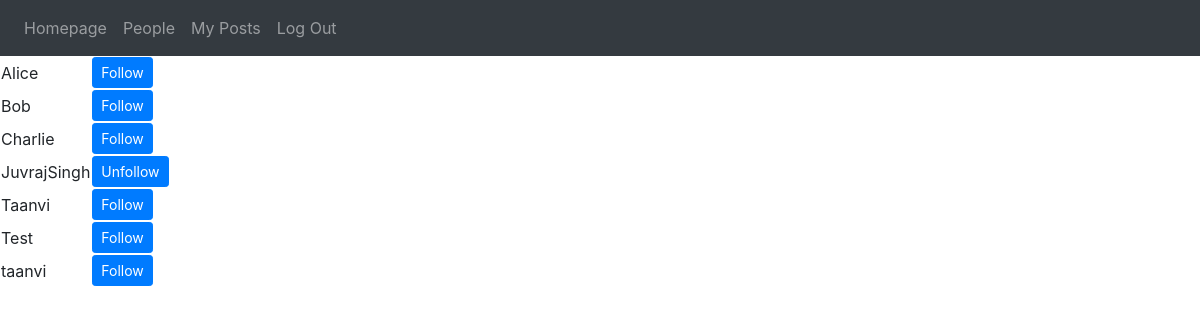
The page /people (signed in) on the database its author committed.
### tables this page shows
CREATE TABLE users (
		id INTEGER PRIMARY KEY AUTOINCREMENT NOT NULL,
		username TEXT NOT NULL,
		hash TEXT NOT NULL
);

### application.py (the view)
@app.route("/people")
@login_required
def people():
    persons = getPersons()
    followers = getFollowers()
    return render_template("people.html", persons=persons, followers=followers)

### models.py (called while the page is built)
def initialise(option, connection=False):
    con = sql.connect(path.join(ROOT, "socialMedia.db"))
    if option == 2:
        con.row_factory = sql.Row
        cur = con.cursor()
        if connection == False:
            return cur
        else:
            return cur, con
    else:
        cur = con.cursor()
        if option == 1:
            if connection == False:
                return cur
            else:
                return cur, con
        user_id = session["user_id"]
        if connection == False:
            return cur, user_id
        else:
            return cur, user_id, con

def login_required(f):
    @wraps(f)
    def decorated_function(*args, **kwargs):
        if session.get("user_id") is None:
            return redirect("/login")
        return f(*args, **kwargs)
    return decorated_function

def getPersons():
    cur, user_id = initialise(3)
    cur.execute("SELECT username FROM users WHERE NOT username = (SELECT username FROM users WHERE id = ?)", [user_id])
    tempPersons = cur.fetchall()
    persons = []
    for person in tempPersons:
        persons.append(person[0])
    persons.sort()
    return persons

def getFollowers():
    cur, user_id = initialise(3)
    cur.execute("SELECT following FROM followers WHERE user = (SELECT username FROM users WHERE id = ?)", [user_id])
    tempFollowers = cur.fetchall()
    followers = []
    for follower in tempFollowers:
        followers.append(follower[0])
    return followers

### templates/people.html (shortened to what this page needs)
{% extends "layout.html" %}
{% block main %}
    <table>
        {% for person in persons %}
            <tr>
                <td>{{ person }}</td>
                {% if person not in followers %}
                    <td><a class="btn btn-primary btn-sm" href="{{ url_for('follow', following=person) }}">Follow</a></td>
                {% else %}
                    <td><a class="btn btn-primary btn-sm" href="{{ url_for('unfollow', following=person) }}">Unfollow</a></td>
                {% endif %}
            </tr>
        {% endfor %}
    </table>
{% endblock %}

### rows shown on the page
users: username "Alice"
users: username "Bob"
users: username "Charlie"
users: username "JuvrajSingh"
users: username "Taanvi"
users: username "Test"
users: username "taanvi"
